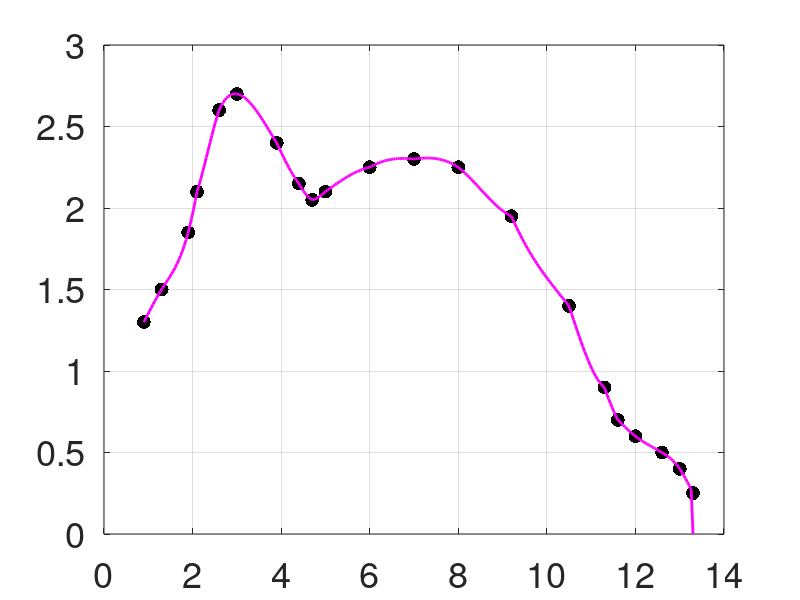

The MATLAB script that drew this image:
% MA 510 / CS 522: Numerical Methods
%Homework 6 
% Question 3

% Data points
x = [0.9 1.3 1.9 2.1 2.6 3.0 3.9 4.4 4.7 5.0 6.0 7.0 8.0 9.2 10.5 11.3 ...
    11.6 12.0 12.6 13.0 13.3];

y = [1.3 1.5 1.85 2.1 2.6 2.7 2.4 2.15 2.05 2.1 2.25 2.3 2.25 1.95 1.4 0.9 ...
    0.7 0.6 0.5 0.4 0.25];

N = length(x); % number of data points N = 21

h = diff(x);  % h values (step sizes between nodes)
a_coeff = y;  % a_j spline coefficients

% Build A (size 21x21), b (size 21x1)
A = [1 0 0 0 0 0 0 0 0 0 0 0 0 0 0 0 0 0 0 0 0 ; ...
    h(1) 2*(h(1)+h(2)) h(2) 0 0 0 0 0 0 0 0 0 0 0 0 0 0 0 0 0 0 ; ...
    0 h(2) 2*(h(2)+h(3)) h(3) 0 0 0 0 0 0 0 0 0 0 0 0 0 0 0 0 0 ; ...
    0 0 h(3) 2*(h(3)+h(4)) h(4) 0 0 0 0 0 0 0 0 0 0 0 0 0 0 0 0 ; ...
    0 0 0 h(4) 2*(h(4)+h(5)) h(5) 0 0 0 0 0 0 0 0 0 0 0 0 0 0 0 ; ...
    0 0 0 0 h(5) 2*(h(5)+h(6)) h(6) 0 0 0 0 0 0 0 0 0 0 0 0 0 0 ; ...
    0 0 0 0 0 h(6) 2*(h(6)+h(7)) h(7) 0 0 0 0 0 0 0 0 0 0 0 0 0 ; ...
    0 0 0 0 0 0 h(7) 2*(h(7)+h(8)) h(8) 0 0 0 0 0 0 0 0 0 0 0 0 ; ...
    0 0 0 0 0 0 0 h(8) 2*(h(8)+h(9)) h(9) 0 0 0 0 0 0 0 0 0 0 0 ; ...
    0 0 0 0 0 0 0 0 h(9) 2*(h(9)+h(10)) h(10) 0 0 0 0 0 0 0 0 0 0 ; ...
    0 0 0 0 0 0 0 0 0 h(10) 2*(h(10)+h(11)) h(11) 0 0 0 0 0 0 0 0 0 ; ...
    0 0 0 0 0 0 0 0 0 0 h(11) 2*(h(11)+h(12)) h(12) 0 0 0 0 0 0 0 0 ; ...
    0 0 0 0 0 0 0 0 0 0 0 h(12) 2*(h(12)+h(13)) h(13) 0 0 0 0 0 0 0 ; ...
    0 0 0 0 0 0 0 0 0 0 0 0 h(13) 2*(h(13)+h(14)) h(14) 0 0 0 0 0 0 ; ...
    0 0 0 0 0 0 0 0 0 0 0 0 0 h(14) 2*(h(14)+h(15)) h(15) 0 0 0 0 0 ; ...
    0 0 0 0 0 0 0 0 0 0 0 0 0 0 h(15) 2*(h(15)+h(16)) h(16) 0 0 0 0 ; ...
    0 0 0 0 0 0 0 0 0 0 0 0 0 0 0 h(16) 2*(h(16)+h(17)) h(17) 0 0 0 ; ...
    0 0 0 0 0 0 0 0 0 0 0 0 0 0 0 0 h(17) 2*(h(17)+h(18)) h(18) 0 0 ; ...
    0 0 0 0 0 0 0 0 0 0 0 0 0 0 0 0 0 h(18) 2*(h(18)+h(19)) h(19) 0 ; ...
    0 0 0 0 0 0 0 0 0 0 0 0 0 0 0 0 0 0 h(19) 2*(h(19)+h(20)) h(20) ; ...
    0 0 0 0 0 0 0 0 0 0 0 0 0 0 0 0 0 0 0 0 1];

b = [0; ...
    3/h(2)*(a_coeff(3)-a_coeff(2)) - 3/h(1)*(a_coeff(2)-a_coeff(1)); ...
    3/h(3)*(a_coeff(4)-a_coeff(3)) - 3/h(2)*(a_coeff(3)-a_coeff(2)); ...
    3/h(4)*(a_coeff(5)-a_coeff(4)) - 3/h(1)*(a_coeff(4)-a_coeff(3)); ...
    3/h(5)*(a_coeff(6)-a_coeff(5)) - 3/h(2)*(a_coeff(5)-a_coeff(4)); ...
    3/h(6)*(a_coeff(7)-a_coeff(6)) - 3/h(1)*(a_coeff(6)-a_coeff(5)); ...
    3/h(7)*(a_coeff(8)-a_coeff(7)) - 3/h(2)*(a_coeff(7)-a_coeff(6)); ...
    3/h(8)*(a_coeff(9)-a_coeff(8)) - 3/h(1)*(a_coeff(8)-a_coeff(7)); ...
    3/h(9)*(a_coeff(10)-a_coeff(9)) - 3/h(2)*(a_coeff(9)-a_coeff(8)); ...
    3/h(10)*(a_coeff(11)-a_coeff(10)) - 3/h(1)*(a_coeff(10)-a_coeff(9)); ...
    3/h(11)*(a_coeff(12)-a_coeff(11)) - 3/h(2)*(a_coeff(11)-a_coeff(10)); ...
    3/h(12)*(a_coeff(13)-a_coeff(12)) - 3/h(1)*(a_coeff(12)-a_coeff(11)); ...
    3/h(13)*(a_coeff(14)-a_coeff(13)) - 3/h(2)*(a_coeff(13)-a_coeff(12)); ...
    3/h(14)*(a_coeff(15)-a_coeff(14)) - 3/h(1)*(a_coeff(14)-a_coeff(13)); ...
    3/h(15)*(a_coeff(16)-a_coeff(15)) - 3/h(2)*(a_coeff(15)-a_coeff(14)); ...
    3/h(16)*(a_coeff(17)-a_coeff(16)) - 3/h(1)*(a_coeff(16)-a_coeff(15)); ...
    3/h(17)*(a_coeff(18)-a_coeff(17)) - 3/h(2)*(a_coeff(17)-a_coeff(16)); ...
    3/h(18)*(a_coeff(19)-a_coeff(18)) - 3/h(1)*(a_coeff(18)-a_coeff(17)); ...
    3/h(19)*(a_coeff(20)-a_coeff(19)) - 3/h(2)*(a_coeff(19)-a_coeff(18)); ...
    3/h(20)*(a_coeff(21)-a_coeff(20)) - 3/h(1)*(a_coeff(20)-a_coeff(19)); ...
    0];

% Solve for c_coeff
c_coeff = A\b;  

% Compute b_coeff and d_coeff
b_coeff = zeros(N-1,1);
d_coeff = zeros(N-1,1);
for j = 1:N-1
    b_coeff(j) = 1/h(j)*(a_coeff(j+1)-a_coeff(j))-h(j)/3*(2*c_coeff(j)+c_coeff(j+1));
    d_coeff(j) = (c_coeff(j+1)-c_coeff(j))/(3*h(j));
end

% Build spline
xeval = linspace(x(1),x(end),300);
S_val = zeros(size(xeval));
for i = 1:length(xeval)
    if ( x(1) <= xeval(i) && xeval(i) < x(2) )
        S_val(i) = a_coeff(1) + b_coeff(1)*(xeval(i)-x(1))...
            + c_coeff(1)*(xeval(i)-x(1))^2 + d_coeff(1)*(xeval(i)-x(1))^3;
    elseif ( x(2) <= xeval(i) && xeval(i) < x(3) )
        S_val(i) = a_coeff(2) + b_coeff(2)*(xeval(i)-x(2))...
            + c_coeff(2)*(xeval(i)-x(2))^2 + d_coeff(2)*(xeval(i)-x(2))^3;
    elseif ( x(3) <= xeval(i) && xeval(i) <= x(4) )
        S_val(i) = a_coeff(3) + b_coeff(3)*(xeval(i)-x(3))...
            + c_coeff(3)*(xeval(i)-x(3))^2 + d_coeff(3)*(xeval(i)-x(3))^3;
    elseif ( x(4) <= xeval(i) && xeval(i) < x(5) )
        S_val(i) = a_coeff(4) + b_coeff(4)*(xeval(i)-x(4))...
            + c_coeff(4)*(xeval(i)-x(4))^2 + d_coeff(4)*(xeval(i)-x(4))^3;
    elseif ( x(5) <= xeval(i) && xeval(i) <= x(6) )
        S_val(i) = a_coeff(5) + b_coeff(5)*(xeval(i)-x(5))...
            + c_coeff(5)*(xeval(i)-x(5))^2 + d_coeff(5)*(xeval(i)-x(5))^3;
    elseif ( x(6) <= xeval(i) && xeval(i) < x(7) )
        S_val(i) = a_coeff(6) + b_coeff(6)*(xeval(i)-x(6))...
            + c_coeff(6)*(xeval(i)-x(6))^2 + d_coeff(6)*(xeval(i)-x(6))^3;
    elseif ( x(7) <= xeval(i) && xeval(i) <= x(8) )
        S_val(i) = a_coeff(7) + b_coeff(7)*(xeval(i)-x(7))...
            + c_coeff(7)*(xeval(i)-x(7))^2 + d_coeff(7)*(xeval(i)-x(7))^3;
    elseif ( x(8) <= xeval(i) && xeval(i) < x(9) )
        S_val(i) = a_coeff(8) + b_coeff(8)*(xeval(i)-x(8))...
            + c_coeff(8)*(xeval(i)-x(8))^2 + d_coeff(8)*(xeval(i)-x(8))^3;
    elseif ( x(9) <= xeval(i) && xeval(i) <= x(10) )
        S_val(i) = a_coeff(9) + b_coeff(9)*(xeval(i)-x(9))...
            + c_coeff(9)*(xeval(i)-x(9))^2 + d_coeff(9)*(xeval(i)-x(9))^3;
    elseif ( x(10) <= xeval(i) && xeval(i) < x(11) )
        S_val(i) = a_coeff(10) + b_coeff(10)*(xeval(i)-x(10))...
            + c_coeff(10)*(xeval(i)-x(10))^2 + d_coeff(10)*(xeval(i)-x(10))^3;
    elseif ( x(11) <= xeval(i) && xeval(i) <= x(12) )
        S_val(i) = a_coeff(11) + b_coeff(11)*(xeval(i)-x(11))...
            + c_coeff(11)*(xeval(i)-x(11))^2 + d_coeff(11)*(xeval(i)-x(11))^3;
    elseif ( x(12) <= xeval(i) && xeval(i) < x(13) )
        S_val(i) = a_coeff(12) + b_coeff(12)*(xeval(i)-x(12))...
            + c_coeff(12)*(xeval(i)-x(12))^2 + d_coeff(12)*(xeval(i)-x(12))^3;
    elseif ( x(13) <= xeval(i) && xeval(i) <= x(14) )
        S_val(i) = a_coeff(13) + b_coeff(13)*(xeval(i)-x(13))...
            + c_coeff(13)*(xeval(i)-x(13))^2 + d_coeff(13)*(xeval(i)-x(13))^3;
    elseif ( x(14) <= xeval(i) && xeval(i) < x(15) )
        S_val(i) = a_coeff(14) + b_coeff(14)*(xeval(i)-x(14))...
            + c_coeff(14)*(xeval(i)-x(14))^2 + d_coeff(14)*(xeval(i)-x(14))^3;
    elseif ( x(15) <= xeval(i) && xeval(i) < x(16) )
        S_val(i) = a_coeff(15) + b_coeff(15)*(xeval(i)-x(15))...
            + c_coeff(15)*(xeval(i)-x(15))^2 + d_coeff(15)*(xeval(i)-x(15))^3;
    elseif ( x(16) <= xeval(i) && xeval(i) <= x(17) )
        S_val(i) = a_coeff(16) + b_coeff(16)*(xeval(i)-x(16))...
            + c_coeff(16)*(xeval(i)-x(16))^2 + d_coeff(16)*(xeval(i)-x(16))^3;
    elseif ( x(17) <= xeval(i) && xeval(i) < x(18) )
        S_val(i) = a_coeff(17) + b_coeff(17)*(xeval(i)-x(17))...
            + c_coeff(17)*(xeval(i)-x(17))^2 + d_coeff(17)*(xeval(i)-x(17))^3;
    elseif ( x(18) <= xeval(i) && xeval(i) < x(19) )
        S_val(i) = a_coeff(18) + b_coeff(18)*(xeval(i)-x(18))...
            + c_coeff(18)*(xeval(i)-x(18))^2 + d_coeff(18)*(xeval(i)-x(18))^3;
    elseif ( x(19) <= xeval(i) && xeval(i) <= x(20) )
        S_val(i) = a_coeff(19) + b_coeff(19)*(xeval(i)-x(19))...
            + c_coeff(19)*(xeval(i)-x(19))^2 + d_coeff(19)*(xeval(i)-x(19))^3;
    elseif ( x(20) <= xeval(i) && xeval(i) < x(21) )
        S_val(i) = a_coeff(20) + b_coeff(20)*(xeval(i)-x(20))...
            + c_coeff(20)*(xeval(i)-x(20))^2 + d_coeff(20)*(xeval(i)-x(20))^3;
    end
end


% Plot data, resulting spline
figure(1);
plot(x,y,'.k','MarkerSize',30); hold on;
grid on;
plot(xeval,S_val,'-m','LineWidth',2); hold off;
set(gca,'FontSize',26);
cpos = get(gcf,'Position');
set(gcf,'Position',[0 cpos(2) 1450 cpos(4)]);




